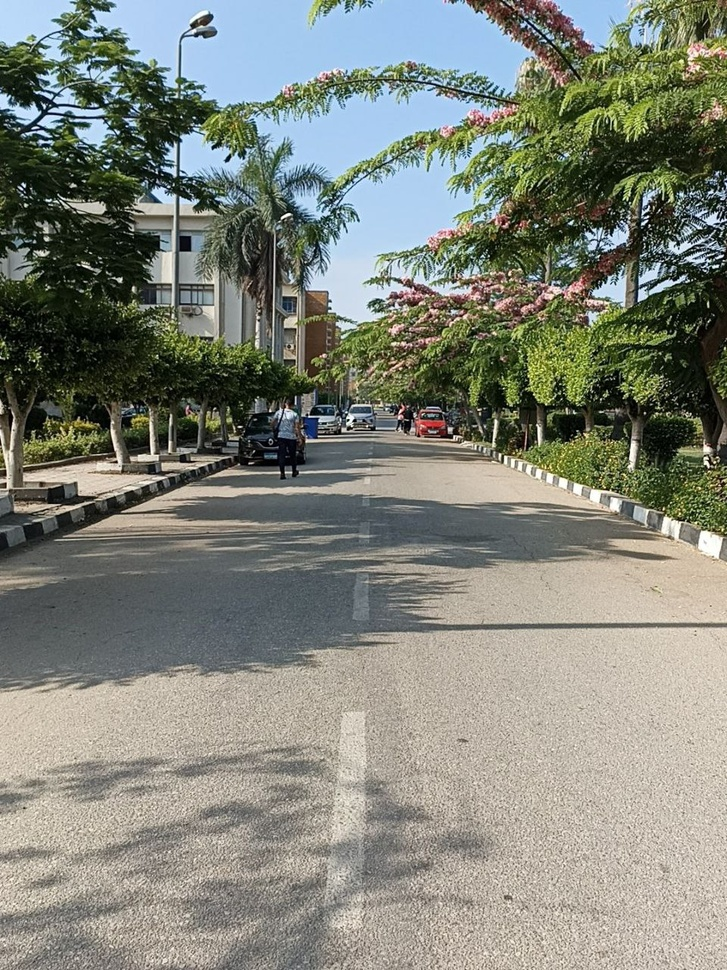
#> input picture road.jpg, 727 x 970 px, shrunk from 960 x 1280 before the run
$ python transformations.py
#> lines starting #> are read from the running program, lines starting #| are printed output that depends on the picture
import cv2
import numpy as np

img_road = cv2.imread('road.jpg')
#> img_road is the input picture: shape (970, 727, 3); mean B, G, R 122.5, 132.8, 129.5

# ------------  Translated   ----------------------
def translate(img, x, y):
#> called with x = 12, y = 12
    transMat = np.float32([[1,0,x], [0, 1, y]])
    dimensions = (img.shape[1], img.shape[0])
#> dimensions = (727, 970)
    return cv2.warpAffine(img, transMat, dimensions)
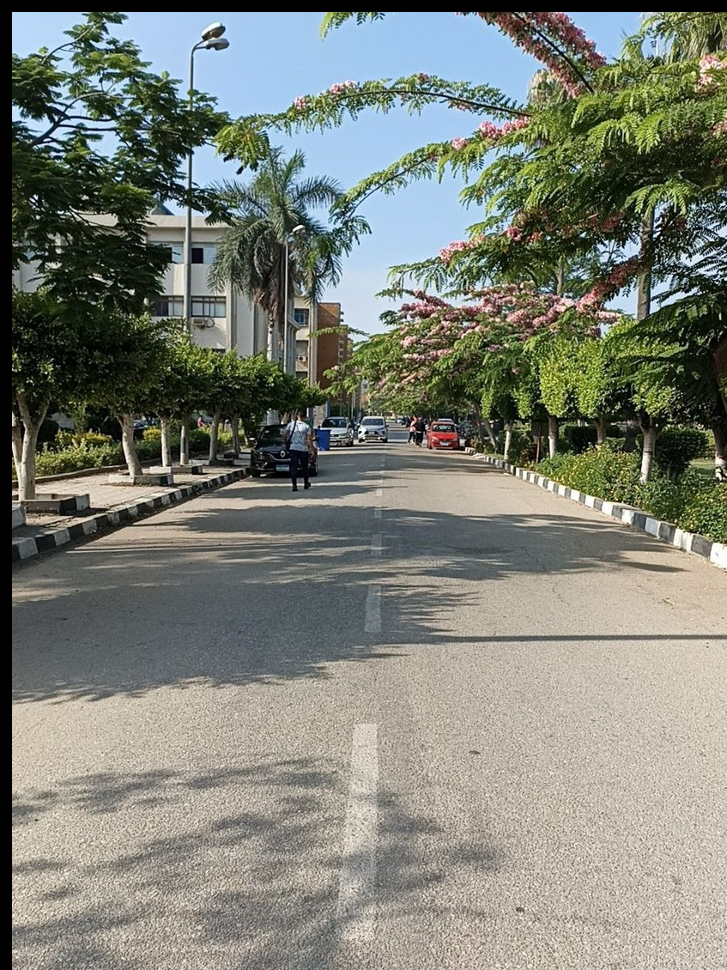
#> returned value: shape (970, 727, 3); mean of channels 0, 1, 2 118.9, 128.7, 125.4; drawn as B, G, R

translated = translate(img_road, 12, 12)
cv2.imshow('translated', translated)


# ------------  Rotated   ----------------------
def rotate(img, angle, rotPoint=None):
#> called with angle = 45
    (h, w) = img.shape[:2]
#> h = 970; w = 727

    if(rotPoint) is None:
        rotPoint  = (w//2 ,h//2)
#> rotPoint = (363, 485)

    rotMat = cv2.getRotationMatrix2D(rotPoint, angle, 1.0)
    dimensions = (w, h)
#> dimensions = (727, 970)

    return cv2.warpAffine(img, rotMat, dimensions)
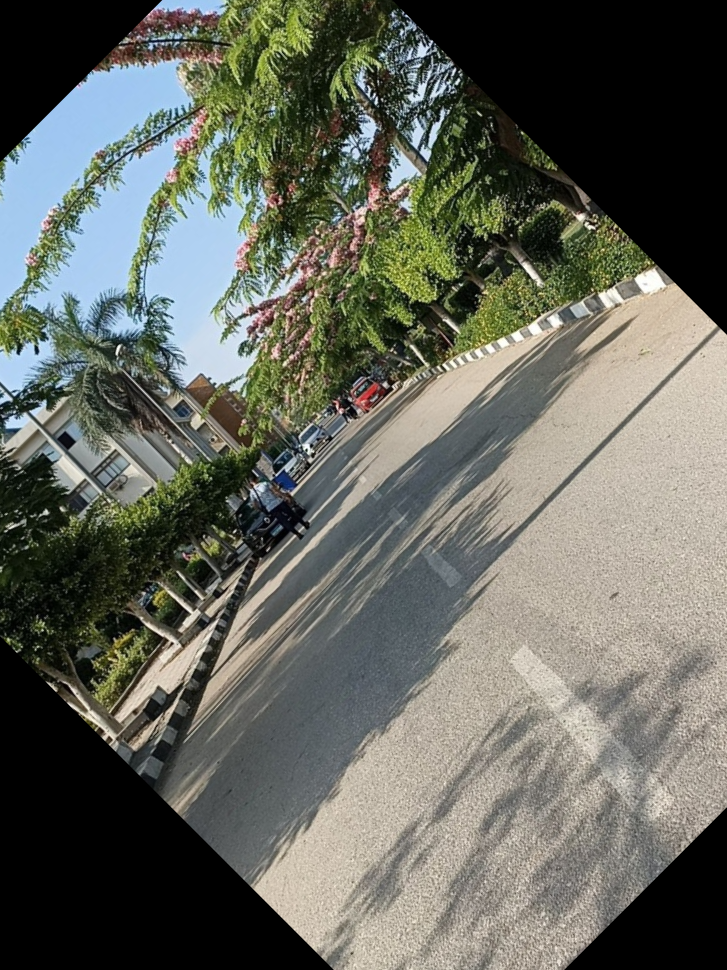
#> returned value: shape (970, 727, 3); mean of channels 0, 1, 2 94.4, 103.1, 100.9; drawn as B, G, R

rotated =rotate(img_road, 45)
cv2.imshow('Rotated', rotated)


#   50 : 21  min


cv2.waitKey(0)
cv2.destroyAllWindows()
